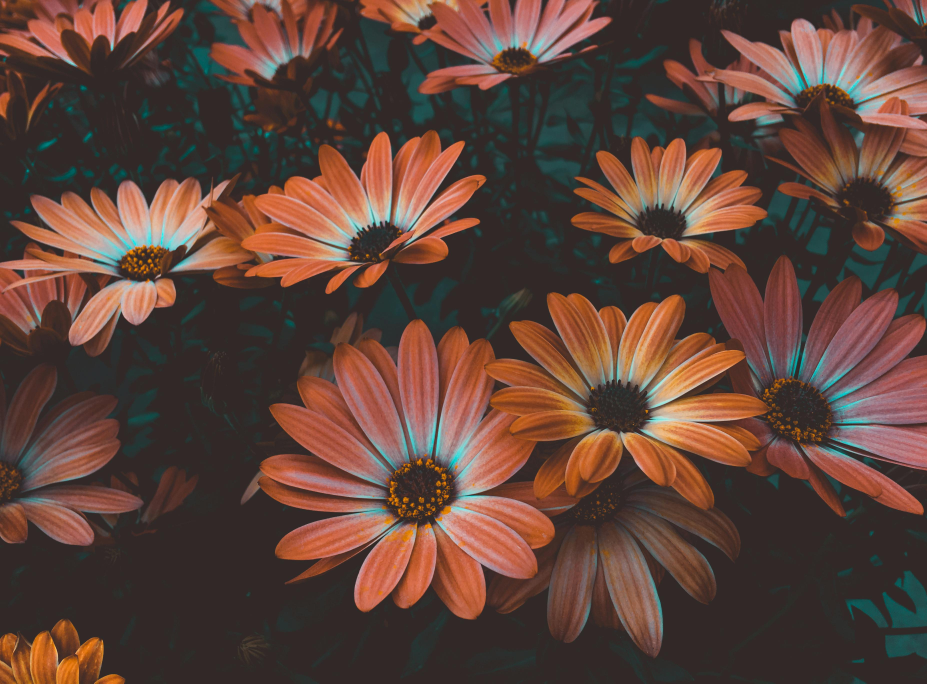
#> input picture ComputerVision/Datasets/fl3.jpg, 3707 x 2734 px, found by its file name (shown at 1/4 size)
$ python EdgeDetection.py   (older library calls are emulated)
#> lines starting #> are read from the running program, lines starting #| are printed output that depends on the picture; after the words box and inside, x2 and y2 are one past the last pixel; in counts of white or black regions, pixels touching at a corner belong together
import cv2

import numpy as np


"""
Sudden changes in pixel intensity characterize edges. We need to look for such changes in the neighboring pixels to detect edges.

the two important edge detection algorithm are avil in opencv is
- soble edge detection
- canny edge dectection

Edges = places where brightness changes sharply (like object boundaries).

soble detector :

The Sobel operator applies two filters (kernels) to an image:

One detects changes in the horizontal direction (x)
One detects changes in the vertical direction (y)

then finally  we compute teh gradient of it

   G = squareroot(gx^2 + gy^2)
     it give the edge strength at each pixel

"""


img = cv2.imread(r'D:\ML-DL-learns\ComputerVision\Datasets\fl3.jpg')
#> img is the input picture: shape (2734, 3707, 3); mean B, G, R 57.9, 67.9, 95.6

resize = cv2.resize(img,(500,500))
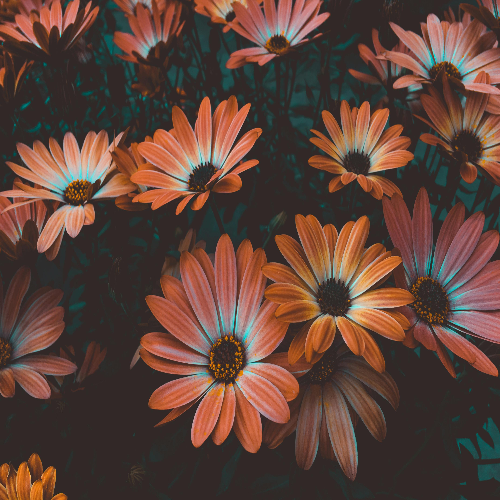
#> resize: shape (500, 500, 3); mean B, G, R 57.8, 67.9, 95.6


img_gray = cv2.cvtColor(resize ,cv2.COLOR_BGR2GRAY)
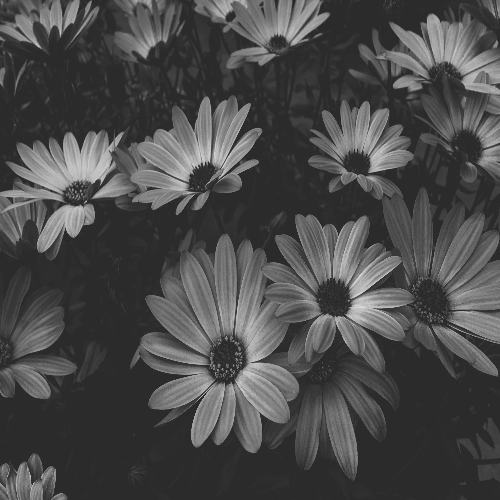
#> img_gray: shape (500, 500); min 35, max 220, mean 75

img_blur = cv2.GaussianBlur(img_gray , (3,3),0)

sobelx = cv2.Sobel(src=img_blur, ddepth=cv2.CV_64F, dx=1, dy=0, ksize=5) # Sobel Edge Detection on the X axis
sobely = cv2.Sobel(src=img_blur, ddepth=cv2.CV_64F, dx=0, dy=1, ksize=5) # Sobel Edge Detection on the Y axis
sobelxy = cv2.Sobel(src=img_blur, ddepth=cv2.CV_64F, dx=1, dy=1, ksize=5) # Combined X and Y Sobel Edge Detection
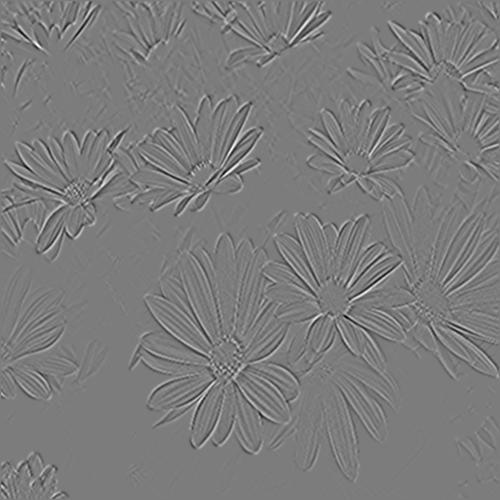
#> sobelxy: shape (500, 500) float64; min -1087, max 1135, mean 0; drawn with min black and max white
# Display Sobel Edge Detection Images
cv2.imshow('Sobel X', sobelx)
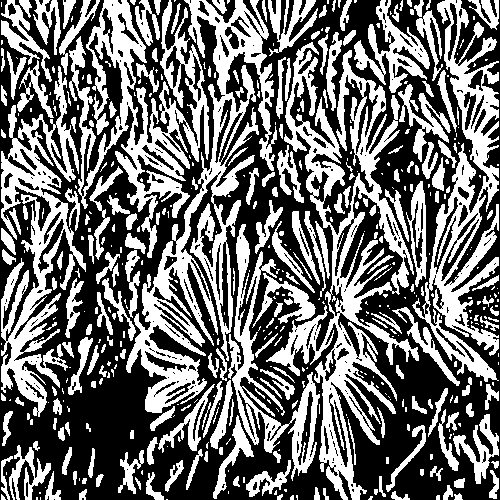
#> window 'Sobel X': shape (500, 500); 43.3% white; 479 white regions (256 under 20 px), largest, box (x1, y1, x2, y2) and area: (266, 42, 419, 500) 16845, (126, 0, 277, 413) 15134, (69, 0, 209, 258) 11412
cv2.imshow('Sobel Y', sobely)
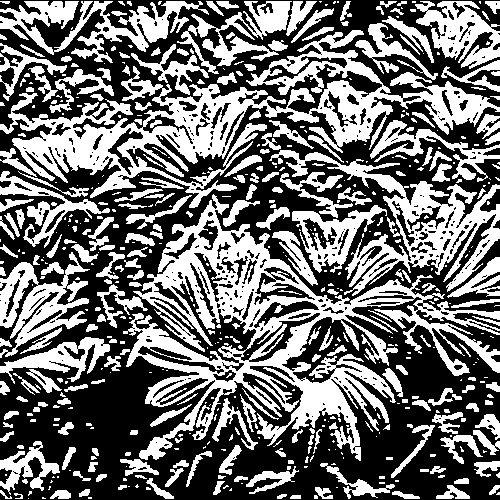
#> window 'Sobel Y': shape (500, 500); 43.8% white; 538 white regions (296 under 20 px), largest, box (x1, y1, x2, y2) and area: (123, 194, 500, 461) 26313, (0, 30, 500, 208) 21084, (269, 150, 500, 296) 8192
cv2.imshow('Sobel X Y using Sobel() function', sobelxy)
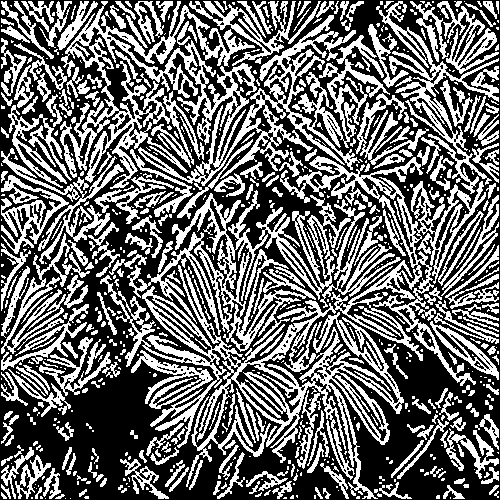
#> window 'Sobel X Y using Sobel() functi': shape (500, 500); 42% white; 724 white regions (425 under 20 px), largest, box (x1, y1, x2, y2) and area: (100, 156, 486, 499) 21768, (60, 1, 390, 189) 18124, (127, 190, 401, 352) 10223


"""
Canny Edge Detection:
Finds edges in an image (where intensity changes).

threshold1 → weak edges
threshold2 → strong edges

Strong edges are kept.
Weak edges are kept only if connected to strong ones.
Others are removed as noise.
"""

canny = cv2.Canny(img_blur , threshold1=100, threshold2=200)
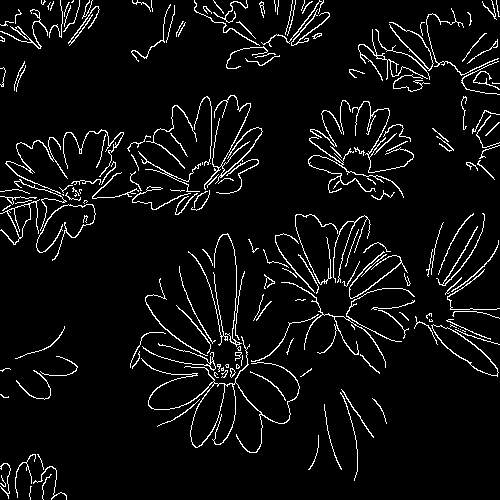
#> canny: shape (500, 500); 5.8% white in thin lines or dots

cv2.imshow('Canny Edge Detection', canny)


if cv2.waitKey(1) & 0xFF ==27:
#> (key Esc is pressed here)
    quit()
#> (the program exits here)

$ run again, with ComputerVision/Datasets/fl1.jpg copied over ComputerVision/Datasets/fl3.jpg
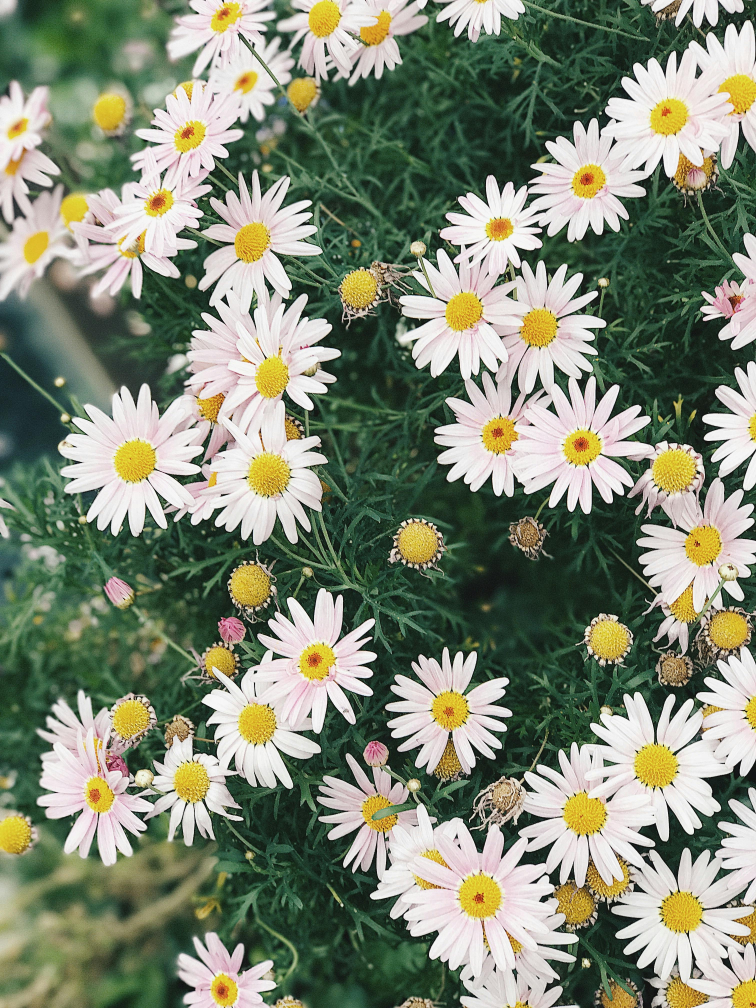
#> input picture ComputerVision/Datasets/fl1.jpg, 3024 x 4032 px, found by its file name (shown at 1/4 size)
#> img is the input picture: shape (4032, 3024, 3); mean B, G, R 116.3, 137.1, 129.3
#> `cv2.imshow('Sobel X', sobelx)`:
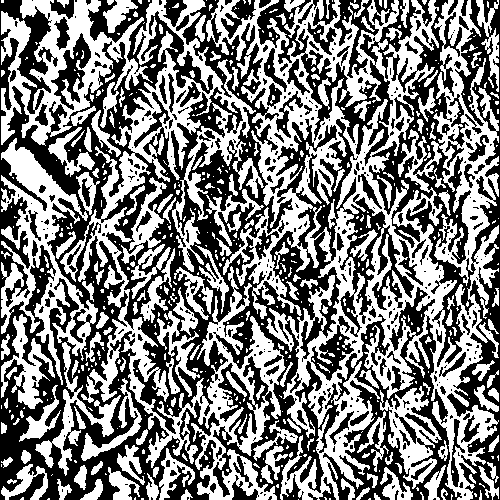
#> window 'Sobel X': shape (500, 500); 49.4% white; 542 white regions (372 under 20 px), largest, box (x1, y1, x2, y2) and area: (206, 0, 499, 500) 51108, (60, 0, 286, 500) 23931, (1, 0, 153, 146) 7922
#> `canny = cv2.Canny(img_blur , threshold1=100, threshold2=200)`:
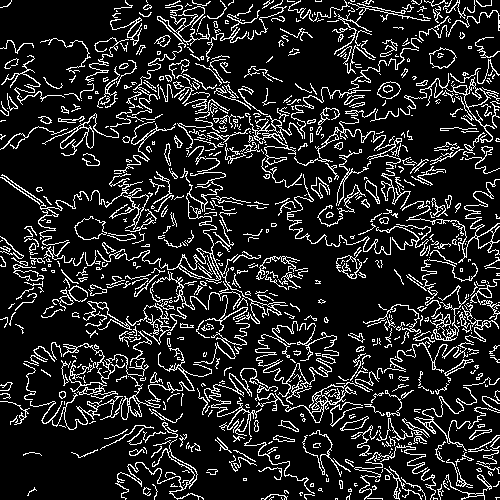
#> canny: shape (500, 500); 14% white in thin lines or dots

$ run again, with ComputerVision/Datasets/fl2.jpg copied over ComputerVision/Datasets/fl3.jpg
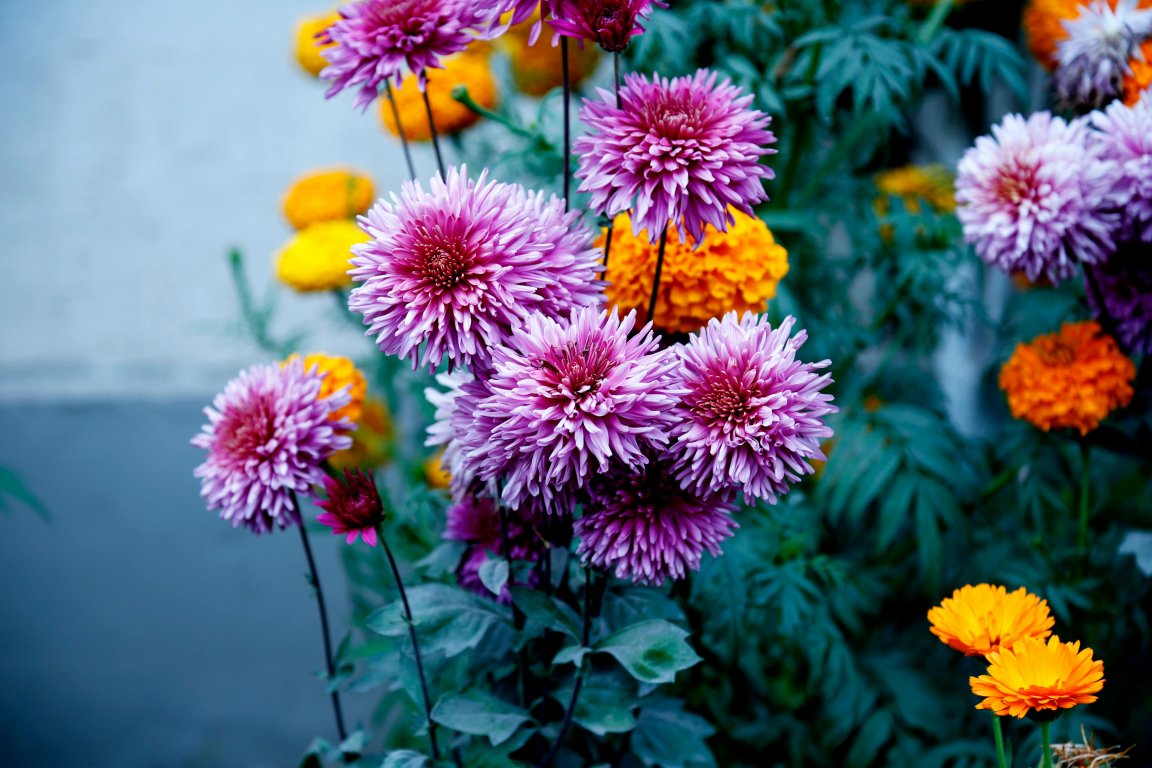
#> input picture ComputerVision/Datasets/fl2.jpg, 5760 x 3840 px, found by its file name (shown at 1/5 size)
#> img is the input picture: shape (3840, 5760, 3); mean B, G, R 115.4, 101, 91
#> `cv2.imshow('Sobel X', sobelx)`:
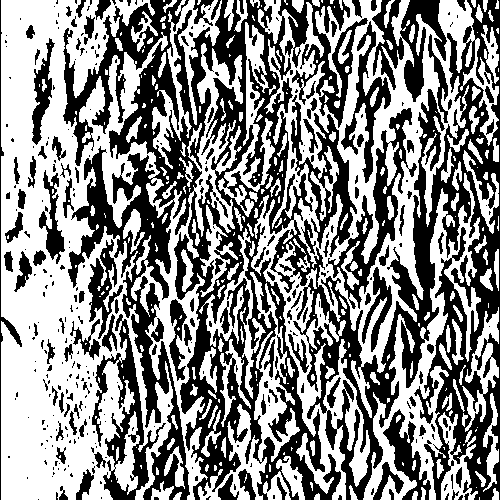
#> window 'Sobel X': shape (500, 500); 53.9% white; 365 black regions (241 under 20 px), largest, box (x1, y1, x2, y2) and area: (63, 0, 500, 500) 81260, (326, 108, 417, 309) 3721, (92, 314, 166, 500) 3595
#> `canny = cv2.Canny(img_blur , threshold1=100, threshold2=200)`:
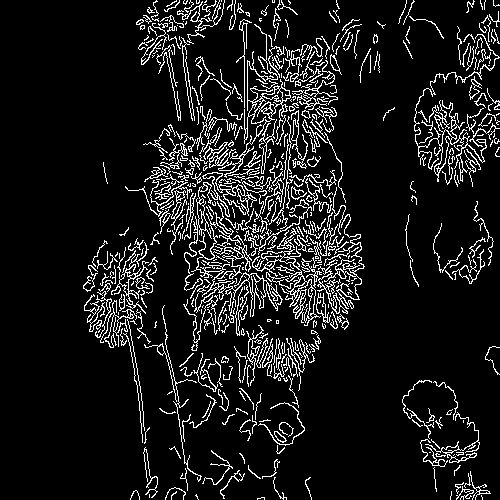
#> canny: shape (500, 500); 9.9% white in thin lines or dots, all inside (x1, y1, x2, y2) = (83, 0, 500, 500)
